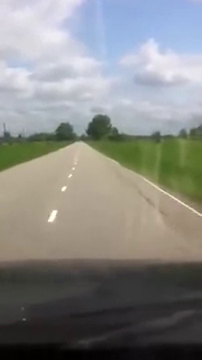
#> input picture frame 204 of russia.mp4, 202 x 360 px, given in place of road_video.mp4, which was not available
$ python lanes.py
#> lines starting #> are read from the running program, lines starting #| are printed output that depends on the picture; after the words box and inside, x2 and y2 are one past the last pixel; in counts of white or black regions, pixels touching at a corner belong together; pictures that were not available may be replaced by others from this repository, and a replacement may not be noted
#> further down, frame is the input picture: shape (360, 202, 3); mean B, G, R 132, 135, 134.4
#| (360, 202, 3)
# source: https://www.youtube.com/watch?v=eLTLtUVuuy4
import cv2
import numpy as np


def canny(image):
    # Convert the image copy to grayscale
    gray = cv2.cvtColor(image, code=cv2.COLOR_RGB2GRAY)
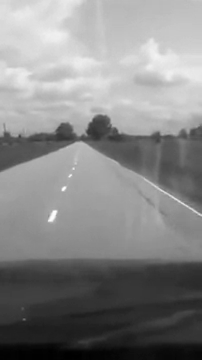
#> gray: shape (360, 202); min 0, max 254, mean 134.1

    # Reduce image noise using Gaussian blur
    blur = cv2.GaussianBlur(gray, ksize=(5, 5), sigmaX=0)

    # Apply canny method to find edges in the image
    # Calculating the gradient in the image
    return cv2.Canny(blur, threshold1=50, threshold2=150)
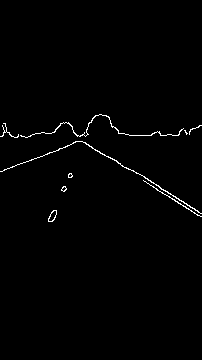
#> returned value: shape (360, 202); 1% white in thin lines or dots, all inside (x1, y1, x2, y2) = (0, 114, 202, 222)


def region_of_interest(image):
    height = image.shape[0]
#> height = 360
    length = image.shape[1]
#> length = 202
    # Area of interest in the image
    polygons = np.array([
        [(0, height), (length, height), (int(length/2), int(height/2))]
    ])
#> polygons = [[0, 360], [202, 360], [101, 180]]

    # Create a copy of the image with black pixels
    mask = np.zeros_like(image)

    # Fill the mask with our region of interest in white pixels
    mask = cv2.fillPoly(mask, pts=polygons, color=255)

    # Overlay original image with the mask
    masked_image = cv2.bitwise_and(src1=image, src2=mask)
#> masked_image: shape (360, 202); every value is 0
    return masked_image


def display_lines(image, lines):
    line_image = np.zeros_like(image)

    if lines is not None:
        for line in lines:
            if line is not None:
                x1, y1, x2, y2 = line.reshape(4)
                # Check whether the coordinates are in inside the image, and draw
                if (x1 >= 0 and x1 <= image.shape[1]) and (x2 >= 0 and x2 <= image.shape[1]) \
                            and (y1 >= 0 and y1 <= image.shape[0]) and (y2 >= 0 and y2 <= image.shape[0]):
                    cv2.line(line_image, pt1=(x1, y1), pt2=(x2, y2), color=(0, 255, 0), thickness=10)

    return line_image


def make_coordinates(image, line_parameters):
    # Create coordinates for the right and left lines on the road
    slope, intercept = line_parameters
    y1 = image.shape[0]
    y2 = int(y1*(3/4))

    x1 = int((y1 - intercept) / slope)
    x2 = int((y2 - intercept) / slope)

    return np.array([x1, y1, x2, y2])


def average_slope_intercept(image, lines):
    # Average out the lines slope calculate a single line on left and right side of the road
    left_fit = []
    right_fit = []
    left_line = None
    right_line = None

    if lines is not None:
        for line in lines:
            x1, y1, x2, y2 = line.reshape(4)
            parameters = np.polyfit(x=(x1, x2), y=(y1, y2), deg=1)
            slope = parameters[0]
            intercept = parameters[1]
            # Right side line has positive slope and vise versa
            if slope < 0:
                left_fit.append((slope, intercept))
            else:
                right_fit.append((slope, intercept))

        # Check for whether a line exists
        if left_fit:
            left_fit_average = np.average(left_fit, axis=0)
            left_line = make_coordinates(image, left_fit_average)

        if right_fit:
            right_fit_average = np.average(right_fit, axis=0)
            right_line = make_coordinates(image, right_fit_average)

        return np.array([left_line, right_line])

    else:
        return None

"""
# Import image using openCV
#raw_image = cv2.imread('test_image.jpg')
raw_image = cv2.imread('maxresdefault.jpg')
lane_image = np.copy(raw_image)

canny_image = canny(lane_image)

cropped_image = region_of_interest(canny_image)

# Identify lines in our image using Hough transform (y = mx+b => (m,b))
lines = cv2.HoughLinesP(cropped_image, rho=2, theta=np.pi/180, threshold=100, \
                        lines=np.array([]), minLineLength=40, maxLineGap=5)

# Optimization
averaged_line = average_slope_intercept(lane_image, lines)

line_image = display_lines(raw_image, averaged_line)

combo_image = cv2.addWeighted(src1=lane_image, alpha=1, src2=line_image, beta=0.8, gamma=1)

# Show image
#plt.imshow(canny)
#plt.show()
cv2.imshow('result', combo_image)
cv2.waitKey(0)
"""

cap = cv2.VideoCapture("road_video.mp4")

while cap.isOpened():
    _, frame = cap.read()
    resized_frame = frame
    #resized_frame = frame[:, 50:]

    print(resized_frame.shape)

    canny_image = canny(resized_frame)
    cropped_image = region_of_interest(canny_image)

    # Identify lines in our image using Hough transform (y = mx+b => (m,b))
    lines = cv2.HoughLinesP(cropped_image, rho=2, theta=np.pi/180, threshold=100, \
                            lines=np.array([]), minLineLength=40, maxLineGap=5)
#> lines = None

    # Optimization
    averaged_line = average_slope_intercept(resized_frame, lines)

    line_image = display_lines(resized_frame, averaged_line)
#> line_image: shape (360, 202, 3); every value is 0

    # Display lines on our original frame
    combo_image = cv2.addWeighted(src1=resized_frame, alpha=1, src2=line_image, beta=1, gamma=1)

    cv2.imshow('result', combo_image)
    if cv2.waitKey(10) == ord('q'):
#> (key q is pressed here)
        break

# Close video file
cap.release()
cv2.destroyAllWindows()

$ run again, starting later in the video
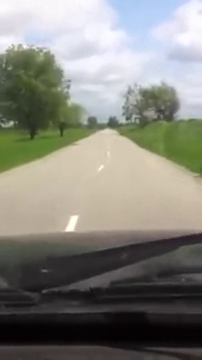
#> input picture frame 918 of russia.mp4, 202 x 360 px, given in place of road_video.mp4, which was not available
#> frame is the input picture: shape (360, 202, 3); mean B, G, R 124, 132.1, 132.7
#| (360, 202, 3)
#> in canny, `return cv2.Canny(blur, threshold1=50, threshold2=150)`:
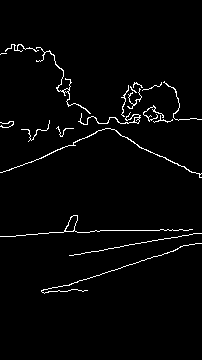
#> returned value: shape (360, 202); 2.4% white in thin lines or dots, all inside (x1, y1, x2, y2) = (0, 44, 202, 294)
#> in region_of_interest, `masked_image = cv2.bitwise_and(src1=image, src2=mask)`:
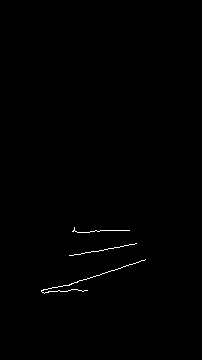
#> masked_image: shape (360, 202); 0.39% white in thin lines or dots, all inside (x1, y1, x2, y2) = (41, 227, 146, 294)
#> lines = None
#> line_image: shape (360, 202, 3); every value is 0
